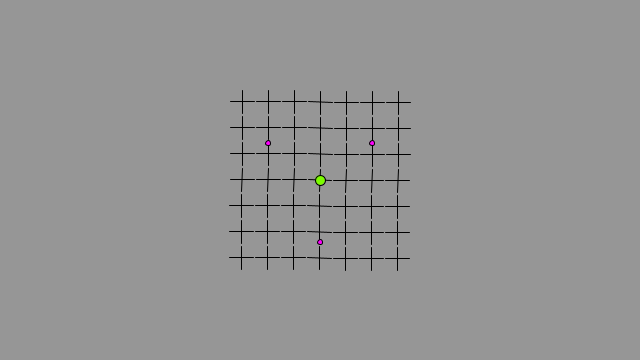
Frame 1 (no input)
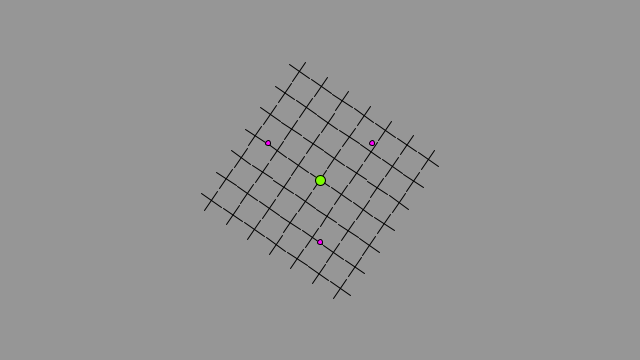
Frame 60 (the mouse pressed at the canvas centre just before this capture)
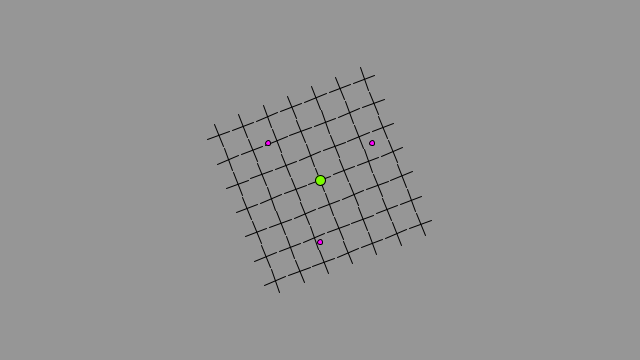
Frame 120 (the mouse held since frame 60 and released just before this capture)

The Processing sketch that drew these frames (run headless with seeded random() and noise(); from frame 60 on, the mouse is pressed at the canvas centre):

// Processing sketch: ilusion_movimiento_1
// ── ilusion_movimiento_1.pde

float angle;
float jitter;
PGraphics pg,pg2;

void setup() {
  size(640, 360);
  
  pg = createGraphics(640,360);
  pg2 = createGraphics(640,360);
  noStroke();
  pg2.rectMode(CENTER);
  
  pg.rectMode(CENTER);
}

void draw() {
  pg2.beginDraw();
  pg2.background(150);
  //pg2.clear();
 
  angle = angle + 0.01;
  pg2.translate(width/2, height/2);
  pg2.rotate(angle);
  pg2.stroke(0);
  pg2.fill(255);
  //rect(0, 0, 180, 180); 
  
  
    //line(-90+24,-90+ 1, -90+24,-90+ 24);//vertical
    //line(-90+12,-90+ 12, -90+36,-90+ 12);//horizontal
  for (int k=-90;k<=70;k+=26){
    for (int i=-102;i<=70;i+=26){
    pg2.line(i+24,k+ 1, i+24,k+ 24);//vertical
    pg2.line(i+12,k+12, i+36,k+ 12);//horizontal
    }
  }
  
  pg2.endDraw();
  image(pg2,0, 0); 
  //////////////////
  pg.beginDraw();
  
    pg.background(255);
    pg.clear();
    pg.translate(width/2, height/2);
    pg.fill(255,0,255);
    pg.ellipse(0,62,5,5);
    pg.ellipse(52,-37,5,5);
    pg.ellipse(-52,-37,5,5);
    
    
    pg.fill(124,252,0);
    pg.ellipse(0,0,10,10);
  pg.endDraw();
  image(pg, 0, 0); 
}
